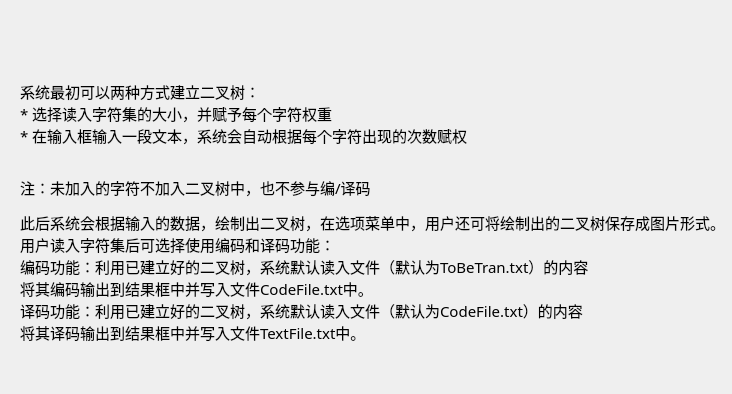
<?xml version="1.0" encoding="UTF-8"?>
<ui version="4.0">
 <class>explain</class>
 <widget class="QWidget" name="explain">
  <property name="geometry">
   <rect>
    <x>0</x>
    <y>0</y>
    <width>732</width>
    <height>394</height>
   </rect>
  </property>
  <property name="font">
   <font>
    <family>Adobe 楷体 Std R</family>
    <pointsize>10</pointsize>
   </font>
  </property>
  <property name="windowTitle">
   <string>Form</string>
  </property>
  <widget class="QLabel" name="label">
   <property name="geometry">
    <rect>
     <x>20</x>
     <y>-10</y>
     <width>1101</width>
     <height>461</height>
    </rect>
   </property>
   <property name="font">
    <font>
     <family>Adobe 楷体 Std R</family>
     <pointsize>10</pointsize>
    </font>
   </property>
   <property name="text">
    <string>&lt;html&gt;&lt;head/&gt;&lt;body&gt;&lt;p&gt;&lt;span style=&quot; font-size:11pt;&quot;&gt;系统最初可以两种方式建立二叉树：&lt;br/&gt;* 选择读入字符集的大小，并赋予每个字符权重&lt;br/&gt;* 在输入框输入一段文本，系统会自动根据每个字符出现的次数赋权&lt;br/&gt;&lt;/span&gt;&lt;/p&gt;&lt;p&gt;&lt;span style=&quot; font-size:11pt;&quot;&gt;注：未加入的字符不加入二叉树中，也不参与编/译码 &lt;/span&gt;&lt;/p&gt;&lt;p&gt;&lt;span style=&quot; font-size:11pt;&quot;&gt;此后系统会根据输入的数据，绘制出二叉树，在选项菜单中，用户还可将绘制出的二叉树保存成图片形式。&lt;br/&gt;用户读入字符集后可选择使用编码和译码功能：&lt;br/&gt;编码功能：利用已建立好的二叉树，系统默认读入文件（默认为ToBeTran.txt）的内容&lt;br/&gt;将其编码输出到结果框中并写入文件CodeFile.txt中。&lt;br/&gt;译码功能：利用已建立好的二叉树，系统默认读入文件（默认为CodeFile.txt）的内容&lt;br/&gt;将其译码输出到结果框中并写入文件TextFile.txt中。&lt;br/&gt;&lt;/span&gt;&lt;/p&gt;&lt;/body&gt;&lt;/html&gt;</string>
   </property>
  </widget>
 </widget>
 <resources/>
 <connections/>
</ui>
